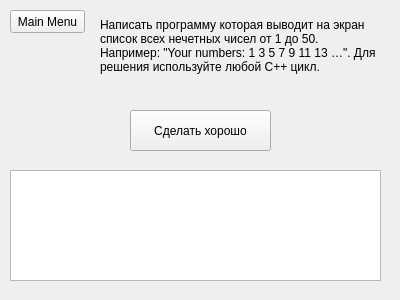
<?xml version="1.0" encoding="UTF-8"?>
<ui version="4.0">
 <class>task3</class>
 <widget class="QWidget" name="task3">
  <property name="geometry">
   <rect>
    <x>0</x>
    <y>0</y>
    <width>400</width>
    <height>300</height>
   </rect>
  </property>
  <property name="windowTitle">
   <string>Homework 4 - Task 3</string>
  </property>
  <widget class="QPushButton" name="mainMenu">
   <property name="geometry">
    <rect>
     <x>10</x>
     <y>10</y>
     <width>75</width>
     <height>23</height>
    </rect>
   </property>
   <property name="text">
    <string>Main Menu</string>
   </property>
  </widget>
  <widget class="QLabel" name="label">
   <property name="geometry">
    <rect>
     <x>100</x>
     <y>10</y>
     <width>281</width>
     <height>71</height>
    </rect>
   </property>
   <property name="text">
    <string>Написать программу которая выводит на экран список всех нечетных чисел от 1 до 50. Например: &quot;Your numbers: 1 3 5 7 9 11 13 …&quot;. Для решения используйте любой С++ цикл.</string>
   </property>
   <property name="wordWrap">
    <bool>true</bool>
   </property>
  </widget>
  <widget class="QPushButton" name="resultButton">
   <property name="geometry">
    <rect>
     <x>130</x>
     <y>110</y>
     <width>141</width>
     <height>41</height>
    </rect>
   </property>
   <property name="text">
    <string>Сделать хорошо</string>
   </property>
  </widget>
  <widget class="QPlainTextEdit" name="Result">
   <property name="geometry">
    <rect>
     <x>10</x>
     <y>170</y>
     <width>371</width>
     <height>111</height>
    </rect>
   </property>
   <property name="readOnly">
    <bool>true</bool>
   </property>
  </widget>
 </widget>
 <resources/>
 <connections/>
</ui>
